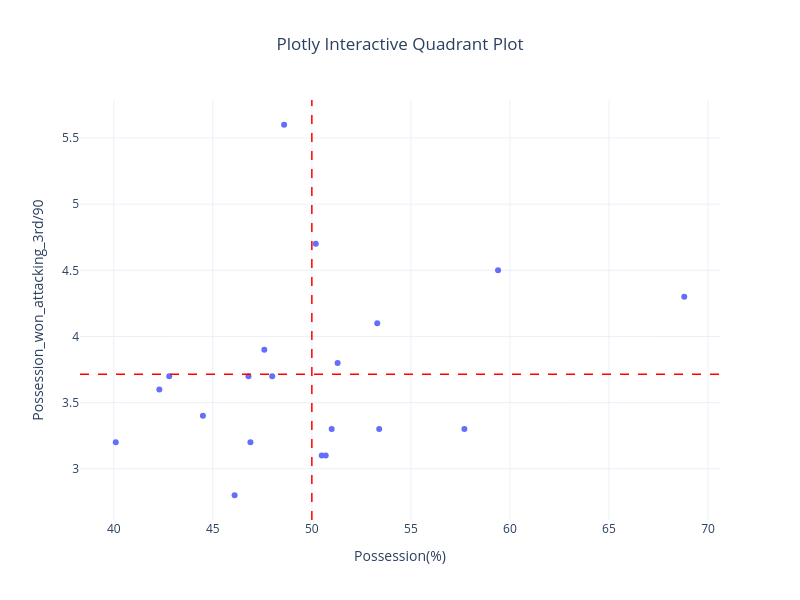

Source (notebook cell):
### Code cell
import plotly.express as px

# Calculate the mean values for quadrant lines
x_mean = df['Possession(%)'].mean()
y_mean = df['Possession_won_attacking_3rd/90'].mean()

# 1. Create the interactive scatter plot
# We can pass 'Team' to hover_name so you can see which team is which when you hover!
fig = px.scatter(
    df, 
    x='Possession(%)', 
    y='Possession_won_attacking_3rd/90',
    hover_name='Team',
    title='Plotly Interactive Quadrant Plot',
    template='plotly_white'  # Gives it a clean, professional white background
)

# 2. Add the vertical quadrant line
fig.add_vline(
    x=x_mean, 
    line_width=1.5, 
    line_dash="dash", 
    line_color="red"
)

# 3. Add the horizontal quadrant line
fig.add_hline(
    y=y_mean, 
    line_width=1.5, 
    line_dash="dash", 
    line_color="red"
)

# 4. Update layout sizing (Optional but makes it look nice)
fig.update_layout(
    width=800,
    height=600,
    title_x=0.5 # Centers the title
)

# Display the plot
fig.show()

### Figure 1 — Plotly figure (JSON) as saved in the notebook; plotly's stock layout.template omitted (floating-point values rounded to 4 significant figures)
{"data": [{"hovertemplate": "<b>%{hovertext}</b><br><br>Possession(%)=%{x}<br>Possession_won_attacking_3rd/90=%{y}<extra></extra>", "hovertext": ["Athletic Club", "Atletico Madrid", "Barcelona", "Celta Vigo", "Deportivo Alaves", "Elche", "Espanyol", "Getafe", "Girona", "Levante", "Mallorca", "Osasuna", "Rayo Vallecano", "Real Betis", "Real Madrid", "Real Oviedo", "Real Sociedad", "Sevilla", "Valencia", "Villarreal"], "legendgroup": "", "marker": {"color": "#636efa", "symbol": "circle"}, "mode": "markers", "name": "", "orientation": "v", "showlegend": false, "type": "scatter", "x": [48.6, 53.3, 68.8, 50.5, 48.0, 57.7, 42.3, 40.1, 50.7, 42.8, 46.9, 46.8, 53.4, 50.2, 59.4, 46.1, 51.3, 51.0, 47.6, 44.5], "xaxis": "x", "y": [5.6, 4.1, 4.3, 3.1, 3.7, 3.3, 3.6, 3.2, 3.1, 3.7, 3.2, 3.7, 3.3, 4.7, 4.5, 2.8, 3.8, 3.3, 3.9, 3.4], "yaxis": "y"}], "layout": {"height": 600, "legend": {"tracegroupgap": 0}, "shapes": [{"line": {"color": "red", "dash": "dash", "width": 1.5}, "type": "line", "x0": 50.0, "x1": 50.0, "xref": "x", "y0": 0, "y1": 1, "yref": "y domain"}, {"line": {"color": "red", "dash": "dash", "width": 1.5}, "type": "line", "x0": 0, "x1": 1, "xref": "x domain", "y0": 3.715, "y1": 3.715, "yref": "y"}], "title": {"text": "Plotly Interactive Quadrant Plot", "x": 0.5}, "width": 800, "xaxis": {"anchor": "y", "domain": [0, 1], "title": {"text": "Possession(%)"}}, "yaxis": {"anchor": "x", "domain": [0, 1], "title": {"text": "Possession_won_attacking_3rd/90"}}}}
